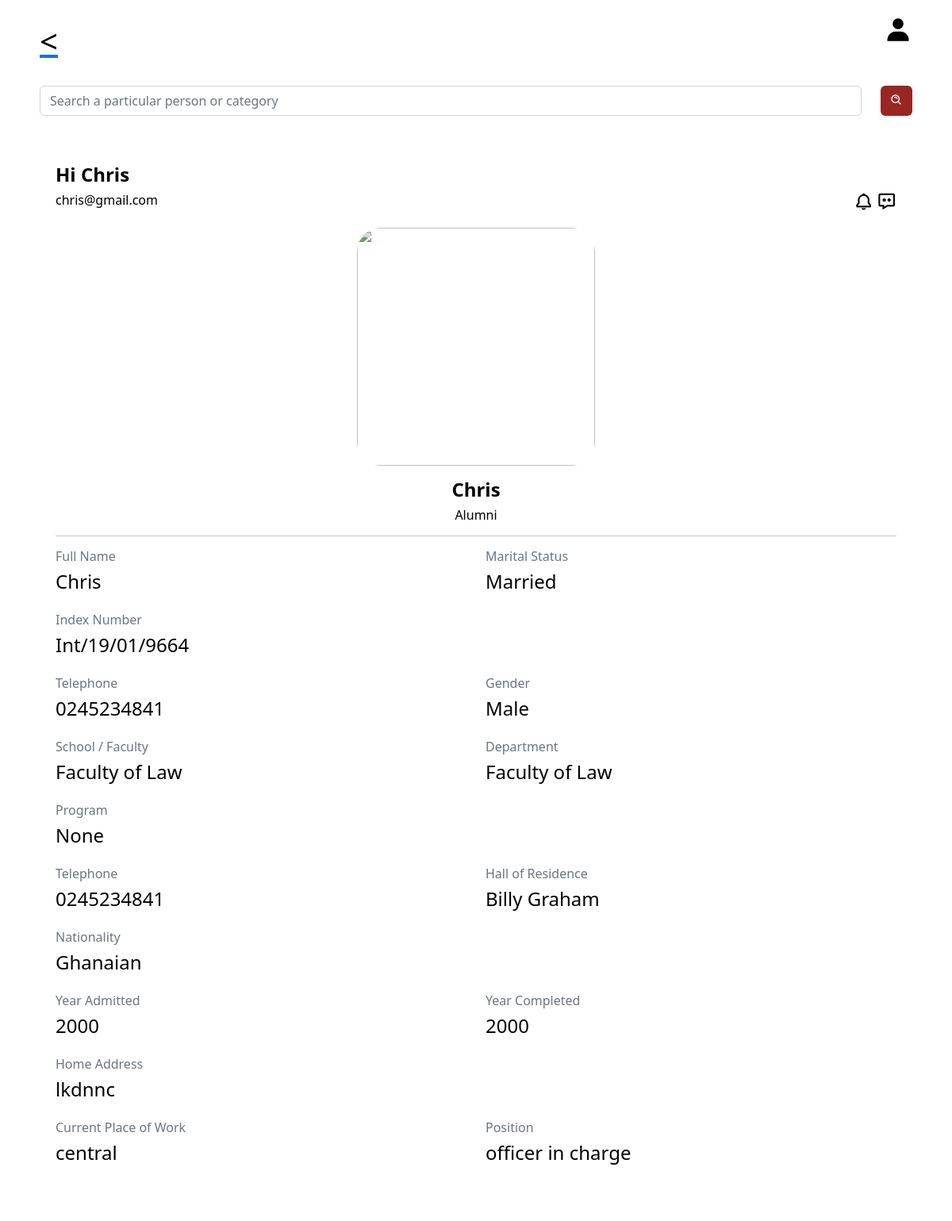
The app's page /userprofile/1 with its own data.
### app.py (models this page shows, shortened)
class User(db.Model,UserMixin):
    id= db.Column(db.Integer, primary_key=True)
    fullname= db.Column(db.String()  )
    indexnumber= db.Column(db.Integer())
    gender= db.Column(db.String()    )
    school= db.Column(db.String()    )
    department= db.Column(db.String()    )
    program= db.Column(db.String()   )
    completed= db.Column(db.Integer()     )
    admitted= db.Column(db.Integer()  )
    email= db.Column(db.String()     )
    telephone= db.Column(db.String()     )
    hall= db.Column(db.String()  )
    nationality= db.Column(db.String()   )
    address= db.Column(db.String()   )
    work= db.Column(db.String()  )
    guardian= db.Column(db.String()  )
    kin= db.Column(db.String()   )
    relationship= db.Column(db.String()  )
    marital= db.Column(db.String()   )
    health= db.Column(db.String()    )
    extra= db.Column(db.String()     )
    image_file = db.Column(db.String(20))

### app.py (the view)
@app.route('/userprofile/<int:userid>', methods=['GET', 'POST'])
def userprofile(userid):
    profile=User.query.get_or_404(userid)
    print(current_user)
    return render_template("userprofile.html",current_user=current_user, profile=profile)

### forms.py
class Search(FlaskForm):
    searched = StringField('Searched', validators=[DataRequired()])
    submit = SubmitField('Search')

### app.py (called while the page is built)
@app.context_processor
def base():
    form=Search()
    return dict(form=form)

### templates/userprofile.html (shortened to what this page needs)
<!doctype html>
<html lang="en">
  <head>
    <link rel="stylesheet" type="text/css" href="{{ url_for('static', filename='css/newstyle.css')}}">
    <link href="https://unpkg.com/aos@2.3.1/dist/aos.css" rel="stylesheet">
    <link href='https://unpkg.com/boxicons@2.1.2/css/boxicons.min.css' rel='stylesheet'>
    <link href="https://cdn.jsdelivr.net/npm/bootstrap@5.2.1/dist/css/bootstrap.min.css" rel="stylesheet">
  </head>
  <body>
<div class="container" style=" border-radius: 5px; padding: 20px; background: #fff;">
  <div class="spaceout">
    <div>
      <a href="/useryeargroup"><h1><</h1></a>
    </div>
    <div>
      <a href="/information" style="color:#000;"> <i class='bx bxs-user bx-md icon' ></i></a>
    </div>
  </div>
    <form class="d-flex " role="search" style="margin-top: 3vh; margin-bottom: 5vh;"  method='POST' action='{{url_for('usersearch')}}'>
      <input class="form-control " type="search"name='searched'  placeholder="Search a particular person or category" aria-label="Search">
      <button class="btn" style="color: #fff; background: #992621; border: none; margin-left: 2vw;" type="submit"><i class='bx bx-search-alt icon'></i></button>
    </form>
<div class="col-md" style=" background: #fff; border-radius: 5px; padding: 20px;">
  <div class="top">
    <h4><b>Hi {{profile.fullname}}</b> </h4>
  </div>
  <div class="down" style=" display: flex; grid-gap: 2px; justify-content: space-between;">
    <h6 style="color: black;">{{profile.email}}</h6>
    <div class="icons" style="color: black;">
        <i class='bx bx-bell bx-sm icon' ></i>
        <i class='bx bx-message-dots bx-sm icon' ></i>
    </div>
  </div>
  <div class="info" style="margin-top: 2vh; text-align: center;">
    <div class="info-pic" style="margin:auto;">
      {% if profile.image_file %}
        <img src= {{profile.image_file}}  style="width: 100%;  height:100%; object-fit:cover; border-radius: 30px;" >
        {% else %}
        <img src="https://www.pngitem.com/pimgs/m/30-307416_profile-icon-png-image-free-download-searchpng-employee.png" style="  width: 20%; background: #992621; border-radius: 70%;" >
      {% endif %}
    </div>
    <div class="info-details" style=" margin-top: 2vh;">
      <h4><b> {{profile.fullname}}</b></h4>
      <h6 style="color: black;">Alumni </h6>
    </div>
  </div>
    <hr>
  <div class="info-more">
    <div class="row">
        <div class="col">
          <h6 class="text-muted">Full Name </h6>
          <h4 style="color: black; margin-bottom: 0;">{{profile.fullname}}</h4>
        </div>
        <div class="col">
          <h6 class="text-muted">Marital Status </h6>
          <h4 style="color: black; margin-bottom: 0;">{{profile.marital}}</h4>
        </div>
    </div>
  </div>
  <div class="info-more">
    <div class="row">
        <div class="col">
          <h6 class="text-muted">Index Number </h6>
          <h4 style="color: black; margin-bottom: 0;">{{profile.indexnumber}}</h4>
        </div>
    </div>
  </div>
  <div class="info-more">
      <div class="row">
          <div class="col">
            <h6 class="text-muted">Telephone </h6>
            <h4 style="color: black; margin-bottom: 0;">{{profile.telephone}}</h4>
          </div>
          <div class="col">
              <h6 class="text-muted">Gender </h6>
              <h4 style="color: black; margin-bottom: 0;">{{profile.gender}}</h4>
            </div>
      </div>
    </div>
  <div class="info-more">
    <div class="row">
        <div class="col">
          <h6 class="text-muted">School / Faculty </h6>
          <h4 style="color: black; margin-bottom: 0;">{{profile.school}}</h4>
        </div>
        <div class="col">
          <h6 class="text-muted">Department </h6>
          <h4 style="color: black; margin-bottom: 0;">{{profile.department}}</h4>
        </div>
    </div>
  </div>
  <div class="info-more">
      <div class="row">
          <div class="col">
            <h6 class="text-muted">Program</h6>
            <h4 style="color: black; margin-bottom: 0;">{{profile.program}}</h4>
          </div>
      </div>
    </div>
  <div class="info-more">
    <div class="row">
        <div class="col">
          <h6 class="text-muted">Telephone </h6>
          <h4 style="color: black; margin-bottom: 0;">{{profile.telephone}}</h4>
        </div>
        <div class="col">
          <h6 class="text-muted">Hall of Residence </h6>
          <h4 style="color: black; margin-bottom: 0;">{{profile.hall}}</h4>
        </div>
    </div>
  </div>
  <div class="info-more">
    <div class="row">
        <div class="col">
          <h6 class="text-muted">Nationality </h6>
          <h4 style="color: black; margin-bottom: 0;">{{profile.nationality}}</h4>
        </div>
    </div>
  </div>
  <div class="info-more">
      <div class="row">
          <div class="col">
            <h6 class="text-muted">Year Admitted </h6>
            <h4 style="color: black; margin-bottom: 0;">{{profile.admitted}}</h4>
          </div>
          <div class="col">
              <h6 class="text-muted">Year Completed </h6>
              <h4 style="color: black; margin-bottom: 0;">{{profile.completed}}</h4>
            </div>
      </div>
    </div>
  <div class="info-more">
    <div class="row">
        <div class="col">
          <h6 class="text-muted">Home Address </h6>
          <h4 style="color: black; margin-bottom: 0;">{{profile.address}}</h4>
        </div>
    </div>
  </div>
  <div class="info-more">
    <div class="row">
        <div class="col">
          <h6 class="text-muted">Current Place of Work </h6>
          <h4 style="color: black; margin-bottom: 0;">{{profile.work}}</h4>
        </div>
        <div class="col">
          <h6 class="text-muted">Position </h6>
          <h4 style="color: black; margin-bottom: 0;">{{profile.guardian}}</h4>
        </div>
    </div>
    </div>
  </div>
</div>
  <br>
</body>
</html>

### static/css/newstyle.css (style rules this page uses)
body { background: #f2f2f2; }
h1 { color: black; }
h4 { color: black; }
.spaceout { justify-content: space-between; display: flex; }
.info-more { margin-bottom: 3vh; }
.info-pic { border-radius: 50%; width: 300px; height: 300px; text-align: center; }

### records on screen
User: fullname "Chris", email "chris@gmail.com", marital "Married", indexnumber "Int/19/01/9664", telephone "0245234841", gender "Male", school "Faculty of Law", department "Faculty of Law", program "None", hall "Billy Graham", nationality "Ghanaian", admitted "2000", completed "2000", address "lkdnnc", work "central", guardian "officer in charge"
